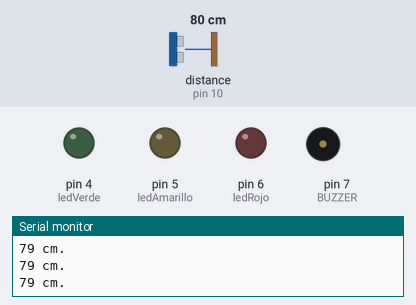
The sketch below on a simulated Arduino Uno, built with avr-gcc and run on an emulated ATmega328P. Parts: output pins drawn as LEDs (lit = HIGH), buzzer (waves = sounding), the last lines printed to the serial monitor. Wiring (inferred from the names in the program): ultrasonic range finder: trigger pin 11; echo pin 10. Dashed ring = blinking. Inputs (shaded band) come from the test bench; at power-on: distance to the obstacle (sensor on pin 10) 80 cm. The echo pulse lasts 58.3 µs per cm; pins used as bus, display or sensor lines are not drawn.

Above: at 1.2 s.
1.3 s: distance to the obstacle (sensor on pin 10) set to 65 cm
4.3 s: distance to the obstacle (sensor on pin 10) set to 59 cm
At 4.9 s:
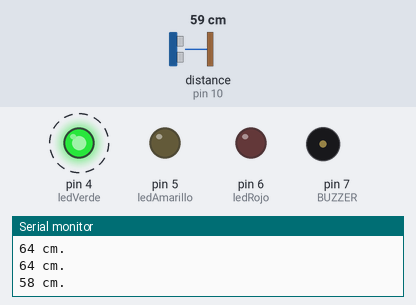
At 6.81 s:
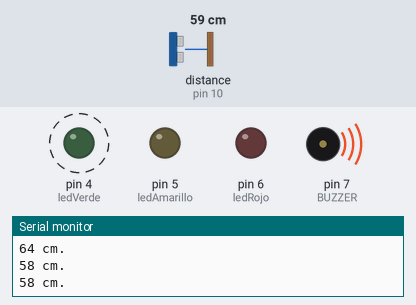
7.3 s: distance to the obstacle (sensor on pin 10) set to 44 cm
10.3 s: distance to the obstacle (sensor on pin 10) set to 35 cm
At 11.1 s:
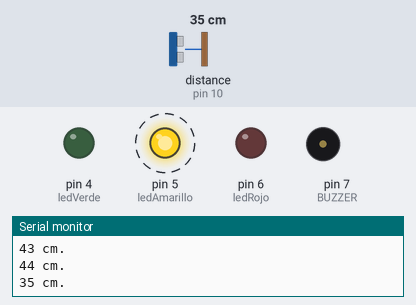
13.3 s: distance to the obstacle (sensor on pin 10) set to 22 cm
16.3 s: distance to the obstacle (sensor on pin 10) set to 18 cm
At 16.89 s:
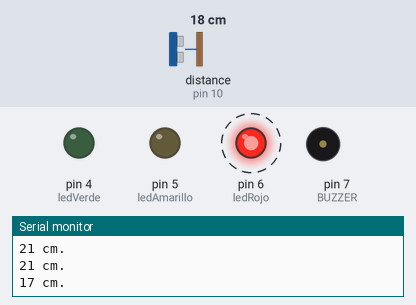
Timing chart, 0 to 20.3 s (numbered marks = the images above; inputs shaded):
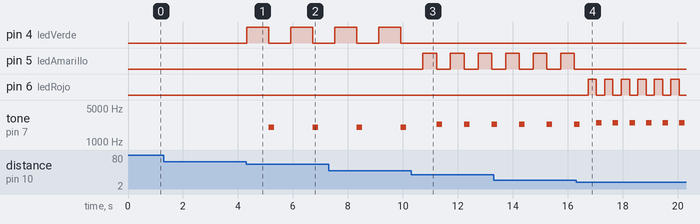

Measured:
- the behaviour switches between 62 and 61 cm on distance to the obstacle (sensor on pin 10) (found by bisection; images 0 and 1)
- the behaviour switches between 40 and 39 cm on distance to the obstacle (sensor on pin 10) (found by bisection; images 2 and 3)
- the behaviour switches between 20 and 19 cm on distance to the obstacle (sensor on pin 10) (found by bisection; images 3 and 4)
- after the input at 4.3 s, pin 4 (ledVerde): alternates HIGH for 0.80 s and LOW for 0.80 s, starting at once; tone on pin 7 (BUZZER): alternates 2000 Hz for 0.20 s and silent for 1.4 s, starting after 0.81 s
- after the input at 10.3 s, pin 4 (ledVerde): stops changing and stays LOW; pin 5 (ledAmarillo): alternates HIGH for 0.50 s and LOW for 0.50 s, starting after 0.43 s
- after the input at 16.3 s, pin 5 (ledAmarillo): stops changing and stays LOW; pin 6 (ledRojo): alternates HIGH for 0.30 s and LOW for 0.30 s, starting after 0.44 s

The sketch:

Ondas.ino
```cpp
#define trigPin 11 //numero del pin en donde se ubica el Trig del sensor de distancia
#define echoPin 10 //numero del pin en donde se ubica el Echo del sensor de distancia

int ledVerde = 4; // Aqui vamos a declarar como INT los puertos
int ledAmarillo = 5; // en donde van a ir los leds para hacer
int ledRojo = 6; // mas legible el codigo.
int brillo = 255;

int BUZZER = 7; // Declaramos como INT el puerto donde
// va a ir el positivo de nuestro BUZZER

void setup()
{ Serial.begin (9600);
pinMode(trigPin, OUTPUT);
pinMode(echoPin, INPUT);
}

void loop(){
  long duracion, distancia ;
  digitalWrite(trigPin, LOW); // Con esto nos aseguramos de que el trigger está desactivado
  delayMicroseconds(2); // y activaos el pulso de salida, para asegurarnos de que el pin de
  digitalWrite(trigPin, HIGH); // TRIG esta en LOW.
  delayMicroseconds(10); // El pulso sigue activo Todo este tiempo.
  digitalWrite(trigPin, LOW); // Cortamos el pulso y ahora solo queda esperar la señal de ECHO
  duracion = pulseIn(echoPin, HIGH) ;
  distancia = duracion / 2 / 29.1 ; //formula correcta para calcular la duracion de la onda y pasarla a centimetros

Serial.println(String(distancia) + " cm.") ;

if ( distancia > 30) { //condicion que indica si el sensor capta un objeto a mas de 30cm
noTone(BUZZER); //noTone es para hacer que el buzzer no suene
}

if (distancia <= 60 && distancia >= 40) { //si tetecta un objeto de 20cm 30cm se efectua la funcion
luzVerde(); //se añade la funcion que hace parpadear el led Verde
sonidoLargo(); //se añade la funcion que hace que el BUZZER emita el sonido
delay(800); // se agrega un "delay" para apagar el sonido cada medio segundo
}
else {
noTone(BUZZER);
}
if(distancia < 39 && distancia >= 20){ //se efectua la funcion
//si la distancia a un objeto es detectada entre 10cm-19cm
luzAmarilla(); //se añade la funcion que hace parpadear el led Amarilla
sonidoMedio(); //se añade la funcion que hace que el BUZZER emita el sonido
delay(500); // se agrega un "delay" para apagar el sonido cada 200 milisegundos
}
else{
noTone(BUZZER);
}
if ( distancia < 19 && distancia >= 1) { //condicion de distancia que la efectua si la distancia es menor a 10cm
luzRoja(); //se añade la funcion que hace parpadear el led Rojo
sonidoCorto(); //se añade la funcion que hace que el BUZZER emita el sonido
delay(300); //se agrega un "delay" para apagar el sonido cada 100 milisegundos
}
else {
noTone(BUZZER);
}
}

///////////////////////////////////////////////////////////////////
/// Aqui hice unas funciones basicas para el parpadeo del led a ///
/// distinta velocidad dependiendo de la distancia y para que ///
/// los sonidos sean igual mas cortos y agudos dependiendo su ///
/// distancia ///
///////////////////////////////////////////////////////////////////

void luzVerde (){
analogWrite(ledVerde, brillo);
delay(800);
analogWrite(ledVerde, LOW);

}
void sonidoLargo (){
tone(BUZZER, 2000, 200);

}
void luzAmarilla (){
analogWrite(ledAmarillo, brillo);
delay(500);
digitalWrite(ledAmarillo, LOW);

}
void sonidoMedio (){
tone(BUZZER, 2300, 200);

}
void luzRoja (){
analogWrite(ledRojo, brillo);
delay(300);
digitalWrite(ledRojo, LOW);

}
void sonidoCorto (){
tone(BUZZER, 2500, 200);

}
```
